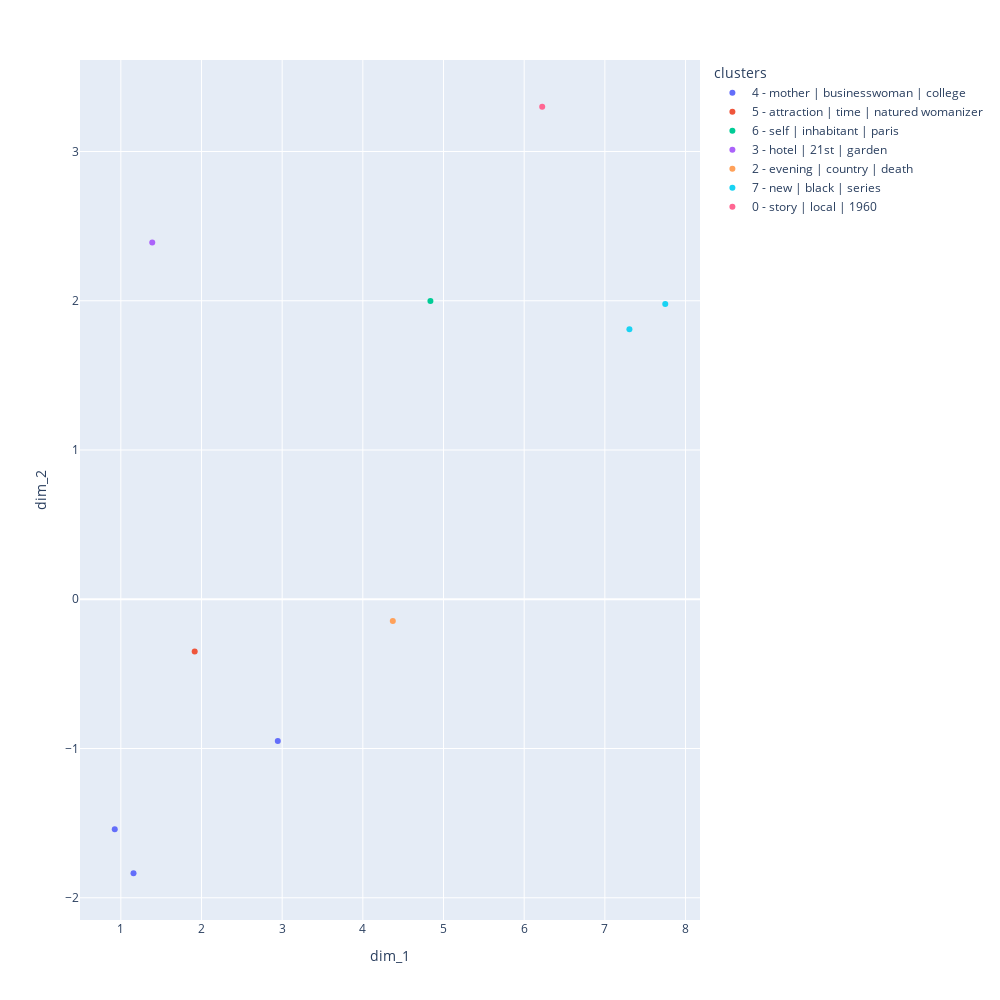

Here is the notebook cell this chart was saved with:
### Code cell
nested.visualize_embeddings(nested_level=0)

### Figure 1 — Plotly figure (JSON) as saved in the notebook; plotly's stock layout.template omitted (floating-point values rounded to 4 significant figures)
{"data": [{"customdata": [["After discovering a mysterious artifact buried beneath the Lunar surface,<br>mankind sets off on a quest to find its origins<br>with help from intelligent supercomputer H.A.L. 9000.<br>"], ["Grief-stricken mother Christine Collins (Angelina Jolie) takes on the L.A.P.D.<br>to her own detriment when it tries to pass off<br>an obvious impostor as her missing child.<br>"], ["A successful, single businesswoman who dreams of having a baby<br>discovers she is infertile and hires a working class woman<br>to be her unlikely surrogate.<br>"]], "hovertemplate": "clusters=4 - mother | businesswoman | college<br>dim_1=%{x}<br>dim_2=%{y}<br>description=%{customdata[0]}<extra></extra>", "legendgroup": "4 - mother | businesswoman | college", "marker": {"color": "#636efa", "symbol": "circle"}, "mode": "markers", "name": "4 - mother | businesswoman | college", "orientation": "v", "showlegend": true, "type": "scatter", "x": [2.946, 1.157, 0.9246], "xaxis": "x", "y": [-0.9491, -1.836, -1.54], "yaxis": "y"}, {"customdata": [["Quentin Tarantino and Robert Rodriguez's homage to exploitation double features<br>in the 60s and 70s with two back-to-back cult films<br>that include previews of coming attractions between them.<br>"]], "hovertemplate": "clusters=5 - attraction | time | natured womanizer<br>dim_1=%{x}<br>dim_2=%{y}<br>description=%{customdata[0]}<extra></extra>", "legendgroup": "5 - attraction | time | natured womanizer", "marker": {"color": "#EF553B", "symbol": "circle"}, "mode": "markers", "name": "5 - attraction | time | natured womanizer", "orientation": "v", "showlegend": true, "type": "scatter", "x": [1.916], "xaxis": "x", "y": [-0.3499], "yaxis": "y"}, {"customdata": [["Atticus Finch, a lawyer in the Depression-era South, defends a<br>black man against an undeserved rape charge, and his children<br>against prejudice.<br>"]], "hovertemplate": "clusters=6 - self | inhabitant | paris<br>dim_1=%{x}<br>dim_2=%{y}<br>description=%{customdata[0]}<extra></extra>", "legendgroup": "6 - self | inhabitant | paris", "marker": {"color": "#00cc96", "symbol": "circle"}, "mode": "markers", "name": "6 - self | inhabitant | paris", "orientation": "v", "showlegend": true, "type": "scatter", "x": [4.838], "xaxis": "x", "y": [1.999], "yaxis": "y"}, {"customdata": [["Two hip detectives protect a witness to a murder while<br>investigating a case of stolen heroin from the evidence storage<br>room from their police precinct.<br>"]], "hovertemplate": "clusters=3 - hotel | 21st | garden<br>dim_1=%{x}<br>dim_2=%{y}<br>description=%{customdata[0]}<extra></extra>", "legendgroup": "3 - hotel | 21st | garden", "marker": {"color": "#ab63fa", "symbol": "circle"}, "mode": "markers", "name": "3 - hotel | 21st | garden", "orientation": "v", "showlegend": true, "type": "scatter", "x": [1.389], "xaxis": "x", "y": [2.39], "yaxis": "y"}, {"customdata": [["An American grandson of the infamous scientist, struggling to prove<br>that his grandfather was not as insane as people believe,<br>is invited to Transylvania, where he discovers the process that<br>reanimates a dead body.<br>"]], "hovertemplate": "clusters=2 - evening | country | death<br>dim_1=%{x}<br>dim_2=%{y}<br>description=%{customdata[0]}<extra></extra>", "legendgroup": "2 - evening | country | death", "marker": {"color": "#FFA15A", "symbol": "circle"}, "mode": "markers", "name": "2 - evening | country | death", "orientation": "v", "showlegend": true, "type": "scatter", "x": [4.372], "xaxis": "x", "y": [-0.146], "yaxis": "y"}, {"customdata": [["Reckless test pilot Hal Jordan is granted an alien ring<br>that bestows him with otherworldly powers that inducts him into<br>an intergalactic police force, the Green Lantern Corps.<br>"], ["After an Alaskan town is plunged into darkness for a<br>month, it is attacked by a bloodthirsty gang of vampires.<br>"]], "hovertemplate": "clusters=7 - new | black | series<br>dim_1=%{x}<br>dim_2=%{y}<br>description=%{customdata[0]}<extra></extra>", "legendgroup": "7 - new | black | series", "marker": {"color": "#19d3f3", "symbol": "circle"}, "mode": "markers", "name": "7 - new | black | series", "orientation": "v", "showlegend": true, "type": "scatter", "x": [7.304, 7.749], "xaxis": "x", "y": [1.809, 1.979], "yaxis": "y"}, {"customdata": [["A father becomes worried when a local gangster befriends his<br>son in the Bronx in the 1960s.<br>"]], "hovertemplate": "clusters=0 - story | local | 1960<br>dim_1=%{x}<br>dim_2=%{y}<br>description=%{customdata[0]}<extra></extra>", "legendgroup": "0 - story | local | 1960", "marker": {"color": "#FF6692", "symbol": "circle"}, "mode": "markers", "name": "0 - story | local | 1960", "orientation": "v", "showlegend": true, "type": "scatter", "x": [6.223], "xaxis": "x", "y": [3.3], "yaxis": "y"}], "layout": {"height": 1000, "legend": {"title": {"text": "clusters"}, "tracegroupgap": 0}, "margin": {"t": 60}, "width": 1000, "xaxis": {"anchor": "y", "autorange": true, "domain": [0, 1], "range": [0.4921, 8.181], "title": {"text": "dim_1"}, "type": "linear"}, "yaxis": {"anchor": "x", "autorange": true, "domain": [0, 1], "range": [-2.149, 3.613], "title": {"text": "dim_2"}, "type": "linear"}}}
